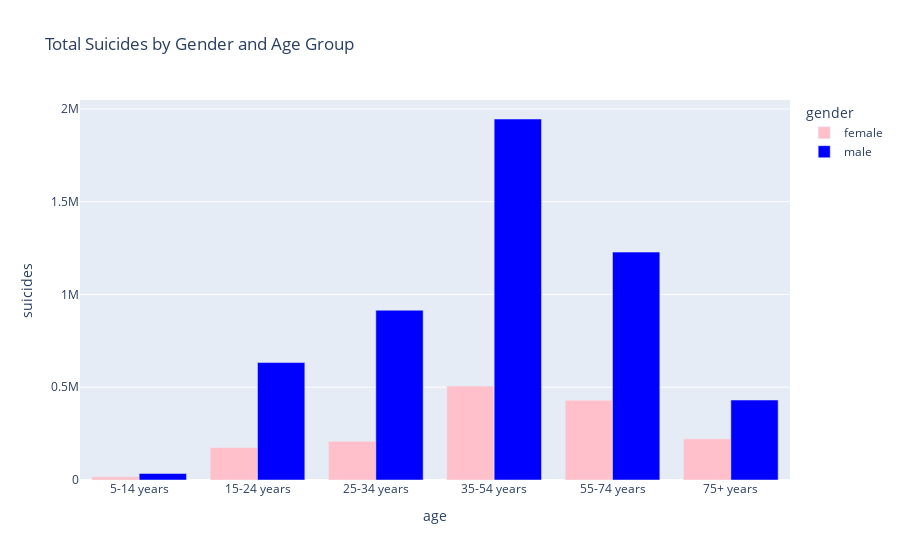

Notebook code cell kept with this figure:
### Markdown cell above
### <a id='5.3'>5.3 Suicides by Gender and Age Group </a>

### Code cell
suicides_by_gender = df.groupby(['gender', 'age'], as_index=False)['suicides'].sum()

# age groups
age_order = ['5-14 years', '15-24 years', '25-34 years', '35-54 years', '55-74 years', '75+ years']

fig = px.bar(
    suicides_by_gender,
    x='age',
    y='suicides',
    color='gender',
    labels={'suicides_no': 'Total Suicides'},
    title='Total Suicides by Gender and Age Group',
    color_discrete_map={'male': 'blue', 'female': 'pink'},  # Custom colors
    category_orders={'age': age_order},  # Specify the order of age groups
)

# customize the appearance
fig.update_layout(barmode='group')  # Grouped bar chart

fig.show()

### Figure 1 — Plotly figure (JSON) as saved in the notebook; plotly's stock layout.template omitted (floating-point values rounded to 4 significant figures)
{"data": [{"alignmentgroup": "True", "hovertemplate": "gender=female<br>age=%{x}<br>suicides=%{y}<extra></extra>", "legendgroup": "female", "marker": {"color": "pink", "pattern": {"shape": ""}}, "name": "female", "offsetgroup": "female", "orientation": "v", "showlegend": true, "textposition": "auto", "type": "bar", "x": ["15-24 years", "25-34 years", "35-54 years", "5-14 years", "55-74 years", "75+ years"], "xaxis": "x", "y": [175437, 208823, 506233, 16997, 430036, 221984], "yaxis": "y"}, {"alignmentgroup": "True", "hovertemplate": "gender=male<br>age=%{x}<br>suicides=%{y}<extra></extra>", "legendgroup": "male", "marker": {"color": "blue", "pattern": {"shape": ""}}, "name": "male", "offsetgroup": "male", "orientation": "v", "showlegend": true, "textposition": "auto", "type": "bar", "x": ["15-24 years", "25-34 years", "35-54 years", "5-14 years", "55-74 years", "75+ years"], "xaxis": "x", "y": [633105, 915089, 1945908, 35267, 1228407, 431134], "yaxis": "y"}], "layout": {"barmode": "group", "legend": {"title": {"text": "gender"}, "tracegroupgap": 0}, "title": {"text": "Total Suicides by Gender and Age Group"}, "xaxis": {"anchor": "y", "categoryarray": ["5-14 years", "15-24 years", "25-34 years", "35-54 years", "55-74 years", "75+ years"], "categoryorder": "array", "domain": [0, 1], "title": {"text": "age"}}, "yaxis": {"anchor": "x", "domain": [0, 1], "title": {"text": "suicides"}}}}
